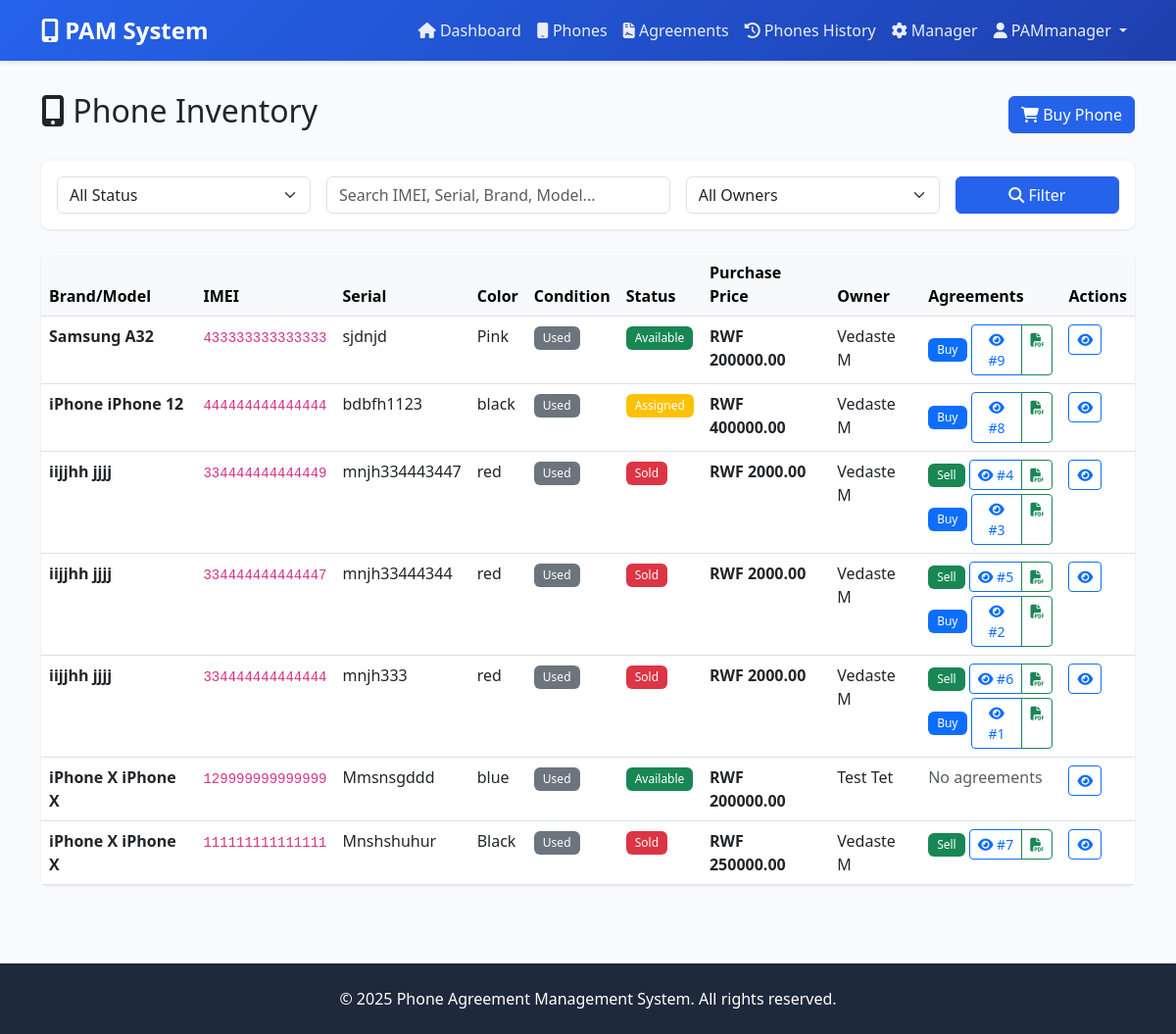
The page /phones/ (signed in) on the database as committed earlier.
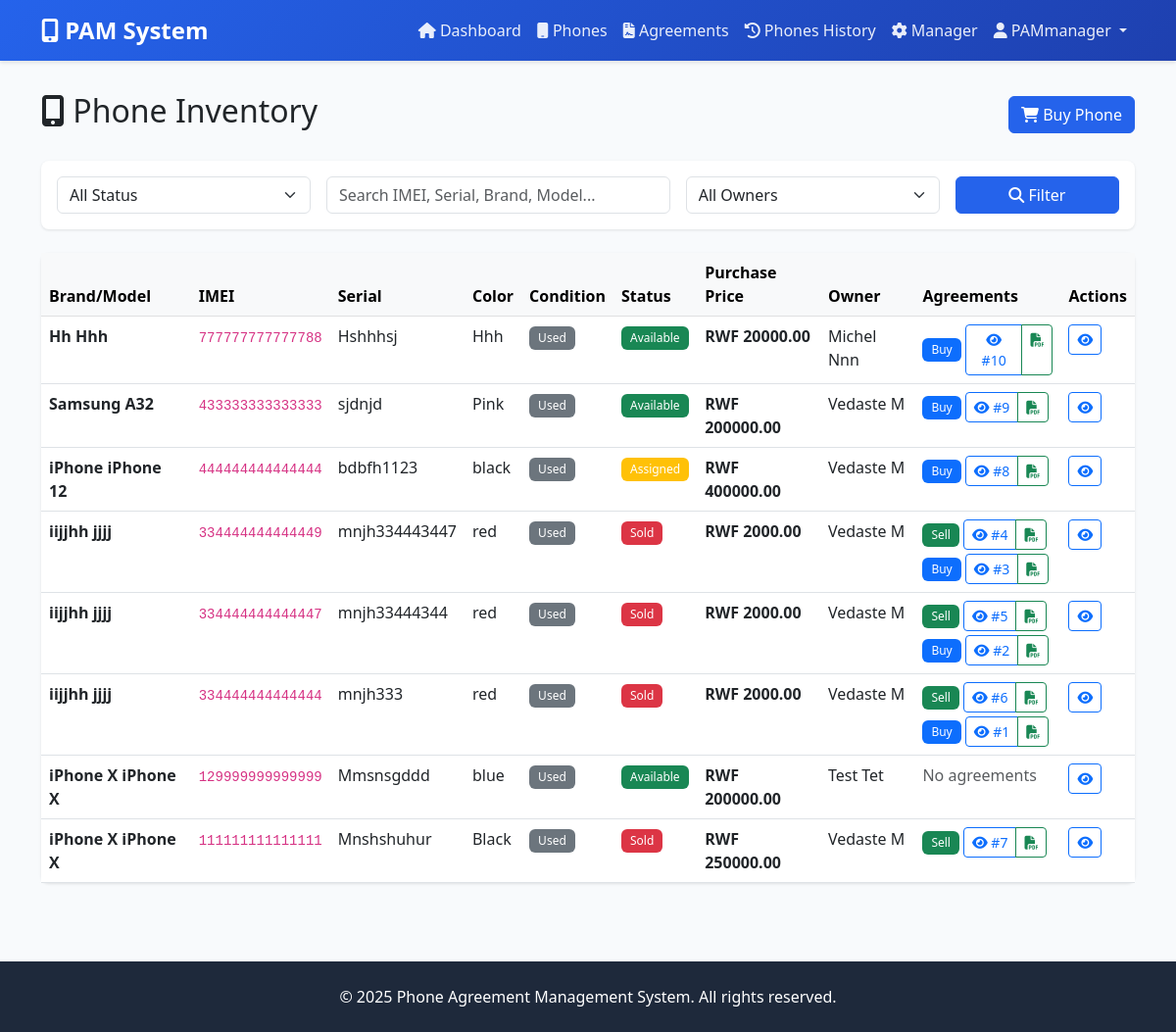
The same page on the database as committed later.
### agreements/models.py (models this page shows, shortened)
class Phone(models.Model):
    CONDITION_CHOICES = [
        ('new', 'New'),
        ('used', 'Used'),
        ('other', 'Other'),
    ]
    STATUS_CHOICES = [
        ('available', 'Available'),
        ('sold', 'Sold'),
        ('assigned', 'Assigned'),
    ]
    imei = models.CharField(max_length=15, unique=True, db_index=True,
                           help_text='15-digit IMEI number')
    serial_number = models.CharField(max_length=50, unique=True, db_index=True)
    brand = models.CharField(max_length=50)
    model = models.CharField(max_length=50)
    color = models.CharField(max_length=30)
    condition = models.CharField(max_length=10, choices=CONDITION_CHOICES, default='used')
    status = models.CharField(max_length=10, choices=STATUS_CHOICES, default='available')
    purchase_price = models.DecimalField(max_digits=10, decimal_places=2, null=True, blank=True)
    current_owner = models.ForeignKey(
        CustomUser,
        on_delete=models.CASCADE,
        related_name='owned_phones',
        help_text='Current owner/seller of this phone'
    )
    created_at = models.DateTimeField(auto_now_add=True)
    updated_at = models.DateTimeField(auto_now=True)
    class Meta:
        verbose_name = 'Phone'
        verbose_name_plural = 'Phones'
        ordering = ['-created_at']
        indexes = [
            models.Index(fields=['imei', 'serial_number']),
            models.Index(fields=['status', 'current_owner']),
        ]

class Agreement(models.Model):
    AGREEMENT_TYPE_CHOICES = [
        ('buy', 'Buy Agreement'),
        ('sell', 'Sell Agreement'),
    ]
    agreement_type = models.CharField(max_length=4, choices=AGREEMENT_TYPE_CHOICES)
    phone = models.ForeignKey(Phone, on_delete=models.CASCADE, related_name='agreements')
    seller = models.ForeignKey(
        CustomUser,
        on_delete=models.CASCADE,
        related_name='agreements',
        help_text='Seller/dealer creating this agreement'
    )
    customer_name = models.CharField(max_length=100)
    customer_national_id = models.CharField(max_length=30)
    customer_phone = models.CharField(max_length=15, help_text='Format: 07XXXXXXXX')
    customer_address = models.TextField()
    id_photo = models.ImageField(upload_to='agreements/id_photos/', blank=True, null=True)
    passport_photo = models.ImageField(upload_to='agreements/passport_photos/', blank=True, null=True)
    signature = models.TextField(blank=True, help_text='Base64 canvas signature data')
    signature_photo = models.ImageField(upload_to='agreements/signatures/', blank=True, null=True,
                                       help_text='Signature image file for PDF')
    price = models.DecimalField(max_digits=10, decimal_places=2)
    notes = models.TextField(blank=True)
    created_at = models.DateTimeField(auto_now_add=True)
    class Meta:
        verbose_name = 'Agreement'
        verbose_name_plural = 'Agreements'
        ordering = ['-created_at']
        indexes = [
            models.Index(fields=['agreement_type', 'seller']),
            models.Index(fields=['-created_at']),
        ]

### accounts/models.py (models this page shows, shortened)
class CustomUser(AbstractUser):
    ROLE_CHOICES = [
        ('seller', 'Seller'),
        ('manager', 'Manager'),
    ]
    role = models.CharField(max_length=10, choices=ROLE_CHOICES, blank=True, null=True,
                           help_text='Role for regular users. Superusers do not need a role.')
    phone_number = models.CharField(max_length=15, blank=True, help_text='Format: 07XXXXXXXX')
    address = models.TextField(blank=True)
    signature = models.ImageField(upload_to='signatures/', blank=True, null=True,
                                  help_text='Profile signature for agreements')
    national_id = models.CharField(max_length=30, blank=True)
    is_suspended = models.BooleanField(default=False, help_text='Account suspension status')
    suspended_at = models.DateTimeField(null=True, blank=True)
    suspended_reason = models.TextField(blank=True, help_text='Reason for suspension')
    suspended_by = models.ForeignKey(
        'self',
        null=True,
        blank=True,
        on_delete=models.SET_NULL,
        related_name='suspended_users',
        help_text='Manager who suspended this user'
    )
    class Meta:
        verbose_name = 'User'
        verbose_name_plural = 'Users'
        ordering = ['-date_joined']

### agreements/views.py (the view, shortened to what this page needs)
# urls.py: path('phones/', views.phone_list_view, name='phone_list'),
@login_required
def phone_list_view(request):
    if request.user.is_superuser or (hasattr(request.user, 'role') and request.user.role == 'manager'):
        phones = Phone.objects.all().select_related('current_owner').order_by('-created_at')
    else:
        phones = Phone.objects.filter(current_owner=request.user).select_related('current_owner').order_by('-created_at')
    status = request.GET.get('status')
    if status:
        phones = phones.filter(status=status)
    owner_id = request.GET.get('owner')
    if owner_id:
        phones = phones.filter(current_owner_id=owner_id)
    search = request.GET.get('search')
    paginator = Paginator(phones, 12)
    page_number = request.GET.get('page')
    page_obj = paginator.get_page(page_number)
    sellers = CustomUser.objects.filter(role='seller', is_suspended=False)
    context = {
        'phones': page_obj,
        'sellers': sellers,
        'is_paginated': page_obj.has_other_pages(),
        'page_obj': page_obj,
    }
    return render(request, 'agreements/phone_list.html', context)

### templates/agreements/phone_list.html (shortened to what the changed rows need)
{% extends 'base.html' %}
{% block content %}
<div class="d-flex justify-content-between align-items-center mb-4">
    <h2><i class="fas fa-mobile-alt"></i> Phone Inventory</h2>
</div>
<div class="card">
    <div class="table-responsive">
        <table class="table table-hover mb-0">
            <thead class="table-light">
                <tr>
                    <th>Brand/Model</th>
                    <th>IMEI</th>
                    <th>Serial</th>
                    <th>Color</th>
                    <th>Condition</th>
                    <th>Status</th>
                    <th>Purchase Price</th>
                    <th>Owner</th>
                    <th>Agreements</th>
                    <th>Actions</th>
                </tr>
            </thead>
            <tbody>
                {% for phone in phones %}
                <tr>
                    <td>
                        <strong>{{ phone.brand }} {{ phone.model }}</strong>
                    </td>
                    <td><code>{{ phone.imei }}</code></td>
                    <td>{{ phone.serial_number|default:"N/A" }}</td>
                    <td>{{ phone.color|default:"N/A" }}</td>
                    <td>
                        <span class="badge bg-secondary">{{ phone.get_condition_display }}</span>
                    </td>
                    <td>
                        {% if phone.status == 'available' %}
                            <span class="badge bg-success">Available</span>
                        {% elif phone.status == 'sold' %}
                            <span class="badge bg-danger">Sold</span>
                        {% else %}
                            <span class="badge bg-warning">{{ phone.get_status_display }}</span>
                        {% endif %}
                    </td>
                    <td>
                        {% if phone.purchase_price %}
                            <strong>RWF {{ phone.purchase_price }}</strong>
                        {% else %}
                            N/A
                        {% endif %}
                    </td>
                    <td>
                        {% if phone.current_owner %}
                            {{ phone.current_owner.get_full_name }}
                        {% else %}
                            N/A
                        {% endif %}
                    </td>
                    <td>
                        {% if phone.agreements.exists %}
                            <div class="d-flex flex-column gap-1">
                                {% for agreement in phone.agreements.all %}
                                <div class="d-flex align-items-center gap-1">
                                    {% if agreement.agreement_type == 'buy' %}
                                        <span class="badge bg-primary">Buy</span>
                                    {% else %}
                                        <span class="badge bg-success">Sell</span>
                                    {% endif %}
                                    <div class="btn-group btn-group-sm">
                                        <a href="{% url 'agreement_detail' agreement.pk %}"
                                           class="btn btn-outline-primary btn-sm"
                                           title="View Agreement #{{ agreement.id }}">
                                            <i class="fas fa-eye"></i> #{{ agreement.id }}
                                        </a>
                                        <a href="{% url 'agreement_pdf' agreement.pk %}"
                                           class="btn btn-outline-success btn-sm"
                                           title="Download PDF"
                                           download>
                                            <i class="fas fa-file-pdf"></i>
                                        </a>
                                    </div>
                                </div>
                                {% endfor %}
                            </div>
                        {% else %}
                            <span class="text-muted">No agreements</span>
                        {% endif %}
                    </td>
                    <td>
                        <div class="btn-group btn-group-sm">
                            <button type="button"
                                    class="btn btn-outline-primary"
                                    title="View Details"
                                    data-bs-toggle="modal"
                                    data-bs-target="#phoneModal"
                                    data-phone-id="{{ phone.pk }}"
                                    data-phone-brand="{{ phone.brand }}"
                                    data-phone-model="{{ phone.model }}"
                                    data-phone-imei="{{ phone.imei }}"
                                    data-phone-serial="{{ phone.serial_number|default:'N/A' }}"
                                    data-phone-color="{{ phone.color|default:'N/A' }}"
                                    data-phone-storage="{{ phone.storage_capacity|default:'N/A' }}"
                                    data-phone-condition="{{ phone.get_condition_display }}"
                                    data-phone-status="{{ phone.get_status_display }}"
                                    data-phone-purchase-price="{% if phone.purchase_price %}RWF {{ phone.purchase_price }}{% else %}N/A{% endif %}"
                                    data-phone-sell-price="{% with sell_agr=phone.get_sell_agreement %}{% if sell_agr %}RWF {{ sell_agr.price }}{% else %}N/A{% endif %}{% endwith %}"
                                    data-phone-profit="{% with profit=phone.get_profit %}{% if profit %}RWF {{ profit }}{% else %}N/A{% endif %}{% endwith %}"
                                    data-phone-owner="{% if phone.current_owner %}{{ phone.current_owner.get_full_name }}{% else %}N/A{% endif %}"
                                    data-phone-created="{{ phone.created_at|date:'F d, Y H:i' }}"
                                    data-phone-updated="{{ phone.updated_at|date:'F d, Y H:i' }}"
                                    data-phone-notes="{{ phone.notes|default:'No notes' }}">
                                <i class="fas fa-eye"></i>
                            </button>
                        </div>
                    </td>
                </tr>
                {% endfor %}
            </tbody>
        </table>
    </div>
</div>
{% endblock %}

Rows that differ between the two databases and show on the page:
added Phone: brand "Hh", model "Hhh", imei "777777777777788", serial_number "Hshhhsj", color "Hhh", condition "Used", status "Available", purchase_price "20000.00", current_owner.get_full_name "Michel Nnn"
added Agreement: agreement_type "Buy", id "10", shown under "Hh"
